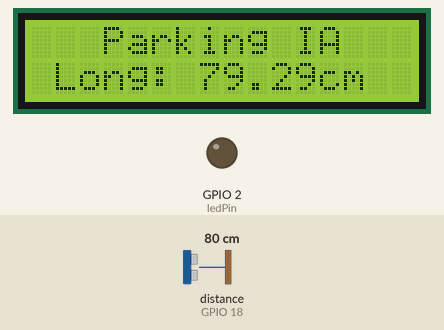
A sketch run on a simulated ESP32. Shown: 16×2 character LCD, output pins drawn as LEDs (lit = HIGH). Wiring (inferred from the names in the program): ultrasonic range finder: trigger GPIO 5; echo GPIO 18. Inputs (shaded band) come from the test bench; at power-on: distance to the obstacle (sensor on GPIO 18) 80 cm. The echo pulse lasts 58.3 µs per cm; pins used as bus, display or sensor lines are not drawn; what the sketch prints to the serial monitor is not drawn.

Above: at 3.2 s.
3.3 s: distance to the obstacle (sensor on GPIO 18) set to 23 cm
At 5.5 s:
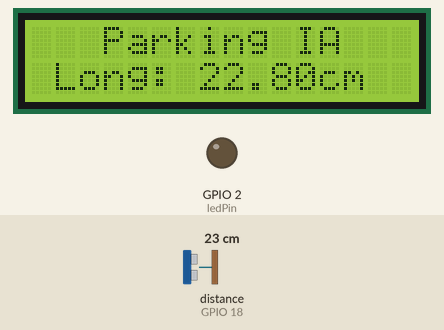
6.1 s: distance to the obstacle (sensor on GPIO 18) set to 18 cm
At 7.9 s:
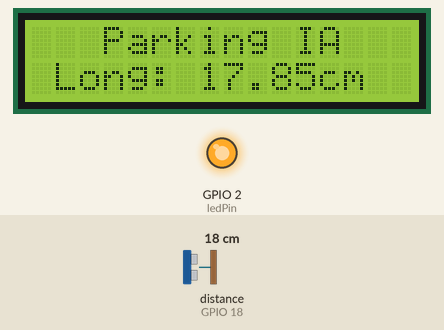
8.2 s: distance to the obstacle (sensor on GPIO 18) set to 2 cm
At 9.5 s:
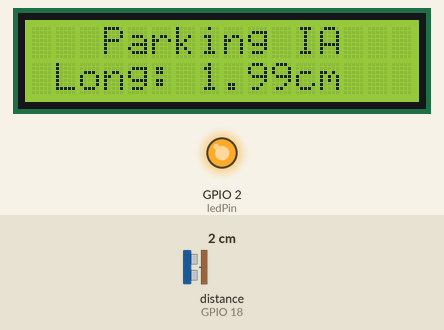
Timing chart, 0 to 11.2 s (numbered marks = the images above; inputs shaded):
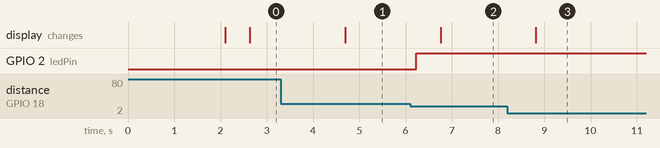

Measured:
- the behaviour switches between 21 and 20 cm on distance to the obstacle (sensor on GPIO 18) (found by bisection; images 1 and 2)
- after the input at 3.3 s, the display: changes after 1.4 s (image 1)
- after the input at 6.1 s, GPIO 2 (ledPin): LOW → HIGH after 0.13 s; the display: changes after 0.66 s (image 2)
- after the input at 8.2 s, the display: changes after 0.62 s (image 3)

The sketch:

Distancia_WiFi.ino
```cpp
//Conexión de Pines pantalla 16x2 con protocolo I2C al microcontrolador ESP32, SDA: 21; SCL: 22
//Sensor Ultrasonico HC-SR04
#include <LiquidCrystal_I2C.h>
const int trigPin = 5;
const int echoPin = 18;
const int ledPin = 2;
LiquidCrystal_I2C lcd(0x27, 16, 2);

void setup() {
  Serial.begin(115200);
  pinMode(trigPin, OUTPUT);
  pinMode(echoPin, INPUT);
  pinMode(ledPin, OUTPUT);
  lcd.init();
  lcd.clear();
  lcd.backlight();
  lcd.setCursor(0, 0);
  lcd.print("  Hola Park :) ");
  lcd.setCursor(0, 1);
  lcd.print("   Automatico ");
  delay(2000);
  lcd.clear();
}

void loop() {
  long duration;
  float distance;

  digitalWrite(trigPin, LOW);
  delayMicroseconds(2);
  digitalWrite(trigPin, HIGH);
  delayMicroseconds(10);
  digitalWrite(trigPin, LOW);

  duration = pulseIn(echoPin, HIGH);
  distance = duration * 0.034 / 2; // Cálculo de distancia en cm [3]

  Serial.print("Distancia: ");
  Serial.println(distance);

  if (distance < 20) { // Si hay un objeto a menos de 20cm
    digitalWrite(ledPin, HIGH);
  } else {
    digitalWrite(ledPin, LOW);
  }
  delay(500);

  lcd.clear();
    lcd.setCursor(0, 1);
    lcd.print(" Long: "); // Imprime la distancia en el LCD.
    lcd.print(distance);
    lcd.print("cm");
    lcd.setCursor(0, 0);
    lcd.print("   Parking IA");
  delay(500);
}
```
